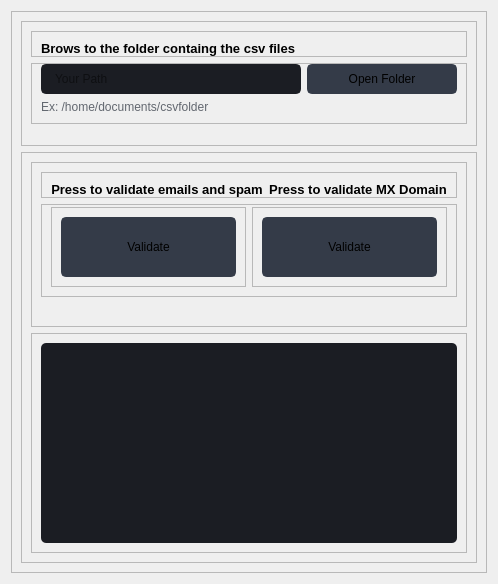
                  <widget class="QWidget" name="page6_EmailValidation">
                   <layout class="QVBoxLayout" name="verticalLayout_45">
                    <item>
                     <widget class="QFrame" name="frame_41">
                      <property name="frameShape">
                       <enum>QFrame::StyledPanel</enum>
                      </property>
                      <property name="frameShadow">
                       <enum>QFrame::Raised</enum>
                      </property>
                      <layout class="QVBoxLayout" name="verticalLayout_44">
                       <item>
                        <widget class="QFrame" name="frame_91">
                         <property name="frameShape">
                          <enum>QFrame::StyledPanel</enum>
                         </property>
                         <property name="frameShadow">
                          <enum>QFrame::Raised</enum>
                         </property>
                         <layout class="QVBoxLayout" name="verticalLayout_39">
                          <property name="bottomMargin">
                           <number>15</number>
                          </property>
                          <item>
                           <widget class="QFrame" name="frame_92">
                            <property name="frameShape">
                             <enum>QFrame::StyledPanel</enum>
                            </property>
                            <property name="frameShadow">
                             <enum>QFrame::Raised</enum>
                            </property>
                            <layout class="QHBoxLayout" name="horizontalLayout_46">
                             <property name="bottomMargin">
                              <number>0</number>
                             </property>
                             <item>
                              <widget class="QLabel" name="labelBoxBlenderInstalation_13">
                               <property name="font">
                                <font>
                                 <family>Segoe UI</family>
                                 <pointsize>10</pointsize>
                                 <weight>75</weight>
                                 <bold>true</bold>
                                </font>
                               </property>
                               <property name="styleSheet">
                                <string notr="true"/>
                               </property>
                               <property name="text">
                                <string>Brows to the folder containg the csv files </string>
                               </property>
                              </widget>
                             </item>
                            </layout>
                           </widget>
                          </item>
                          <item>
                           <widget class="QFrame" name="frame_93">
                            <property name="frameShape">
                             <enum>QFrame::StyledPanel</enum>
                            </property>
                            <property name="frameShadow">
                             <enum>QFrame::Raised</enum>
                            </property>
                            <layout class="QHBoxLayout" name="horizontalLayout_47">
                             <property name="topMargin">
                              <number>0</number>
                             </property>
                             <item>
                              <layout class="QGridLayout" name="gridLayout_10">
                               <property name="bottomMargin">
                                <number>0</number>
                               </property>
                               <item row="0" column="0">
                                <widget class="QLineEdit" name="LineEditPath_Page6">
                                 <property name="minimumSize">
                                  <size>
                                   <width>0</width>
                                   <height>30</height>
                                  </size>
                                 </property>
                                 <property name="styleSheet">
                                  <string notr="true">QLineEdit {
	background-color: rgb(27, 29, 35);
	border-radius: 5px;
	border: 2px solid rgb(27, 29, 35);
	padding-left: 10px;
}
QLineEdit:hover {
	border: 2px solid rgb(64, 71, 88);
}
QLineEdit:focus {
	border: 2px solid rgb(91, 101, 124);
}</string>
                                 </property>
                                 <property name="placeholderText">
                                  <string>Your Path</string>
                                 </property>
                                </widget>
                               </item>
                               <item row="0" column="1">
                                <widget class="QPushButton" name="BtnBrows_Page6_Validation">
                                 <property name="minimumSize">
                                  <size>
                                   <width>150</width>
                                   <height>30</height>
                                  </size>
                                 </property>
                                 <property name="font">
                                  <font>
                                   <family>Segoe UI</family>
                                   <pointsize>9</pointsize>
                                  </font>
                                 </property>
                                 <property name="styleSheet">
                                  <string notr="true">QPushButton {
	border: 2px solid rgb(52, 59, 72);
	border-radius: 5px;	
	background-color: rgb(52, 59, 72);
}
QPushButton:hover {
	background-color: rgb(57, 65, 80);
	border: 2px solid rgb(61, 70, 86);
}
QPushButton:pressed {	
	background-color: rgb(35, 40, 49);
	border: 2px solid rgb(43, 50, 61);
}</string>
                                 </property>
                                 <property name="text">
                                  <string>Open Folder</string>
                                 </property>
                                 <property name="icon">
                                  <iconset resource="files.qrc">
                                   <normaloff>:/16x16/icons/16x16/cil-folder-open.png</normaloff>:/16x16/icons/16x16/cil-folder-open.png</iconset>
                                 </property>
                                </widget>
                               </item>
                               <item row="1" column="0" colspan="2">
                                <widget class="QLabel" name="labelVersion_11">
                                 <property name="styleSheet">
                                  <string notr="true">color: rgb(98, 103, 111);</string>
                                 </property>
                                 <property name="lineWidth">
                                  <number>1</number>
                                 </property>
                                 <property name="text">
                                  <string>Ex: /home/documents/csvfolder</string>
                                 </property>
                                 <property name="alignment">
                                  <set>Qt::AlignLeading|Qt::AlignLeft|Qt::AlignVCenter</set>
                                 </property>
                                </widget>
                               </item>
                              </layout>
                             </item>
                            </layout>
                           </widget>
                          </item>
                          <item>
                           <widget class="QFrame" name="frame_94">
                            <property name="frameShape">
                             <enum>QFrame::StyledPanel</enum>
                            </property>
                            <property name="frameShadow">
                             <enum>QFrame::Raised</enum>
                            </property>
                           </widget>
                          </item>
                         </layout>
                        </widget>
                       </item>
                       <item>
                        <widget class="QFrame" name="frame_95">
                         <property name="frameShape">
                          <enum>QFrame::StyledPanel</enum>
                         </property>
                         <property name="frameShadow">
                          <enum>QFrame::Raised</enum>
                         </property>
                         <layout class="QVBoxLayout" name="verticalLayout_40">
                          <item>
                           <widget class="QFrame" name="frame_96">
                            <property name="frameShape">
                             <enum>QFrame::StyledPanel</enum>
                            </property>
                            <property name="frameShadow">
                             <enum>QFrame::Raised</enum>
                            </property>
                            <layout class="QVBoxLayout" name="verticalLayout_41">
                             <item>
                              <widget class="QFrame" name="frame_97">
                               <property name="frameShape">
                                <enum>QFrame::StyledPanel</enum>
                               </property>
                               <property name="frameShadow">
                                <enum>QFrame::Raised</enum>
                               </property>
                               <layout class="QHBoxLayout" name="horizontalLayout_48">
                                <property name="bottomMargin">
                                 <number>0</number>
                                </property>
                                <item>
                                 <widget class="QLabel" name="labelBoxBlenderInstalation_14">
                                  <property name="font">
                                   <font>
                                    <family>Segoe UI</family>
                                    <pointsize>10</pointsize>
                                    <weight>75</weight>
                                    <bold>true</bold>
                                   </font>
                                  </property>
                                  <property name="styleSheet">
                                   <string notr="true"/>
                                  </property>
                                  <property name="text">
                                   <string>Press to validate emails and spam</string>
                                  </property>
                                  <property name="alignment">
                                   <set>Qt::AlignCenter</set>
                                  </property>
                                 </widget>
                                </item>
                                <item>
                                 <widget class="QLabel" name="labelBoxBlenderInstalation_15">
                                  <property name="font">
                                   <font>
                                    <family>Segoe UI</family>
                                    <pointsize>10</pointsize>
                                    <weight>75</weight>
                                    <bold>true</bold>
                                   </font>
                                  </property>
                                  <property name="styleSheet">
                                   <string notr="true"/>
                                  </property>
                                  <property name="text">
                                   <string>Press to validate MX Domain</string>
                                  </property>
                                  <property name="alignment">
                                   <set>Qt::AlignCenter</set>
                                  </property>
                                 </widget>
                                </item>
                               </layout>
                              </widget>
                             </item>
                             <item>
                              <widget class="QFrame" name="frame_98">
                               <property name="frameShape">
                                <enum>QFrame::StyledPanel</enum>
                               </property>
                               <property name="frameShadow">
                                <enum>QFrame::Raised</enum>
                               </property>
                               <layout class="QHBoxLayout" name="horizontalLayout_49">
                                <property name="topMargin">
                                 <number>2</number>
                                </property>
                                <item>
                                 <widget class="QFrame" name="frame_99">
                                  <property name="frameShape">
                                   <enum>QFrame::StyledPanel</enum>
                                  </property>
                                  <property name="frameShadow">
                                   <enum>QFrame::Raised</enum>
                                  </property>
                                  <layout class="QHBoxLayout" name="horizontalLayout_50">
                                   <item>
                                    <widget class="QPushButton" name="BtnValidateEmailSpam_Page6">
                                     <property name="minimumSize">
                                      <size>
                                       <width>60</width>
                                       <height>60</height>
                                      </size>
                                     </property>
                                     <property name="font">
                                      <font>
                                       <family>Segoe UI</family>
                                       <pointsize>9</pointsize>
                                      </font>
                                     </property>
                                     <property name="layoutDirection">
                                      <enum>Qt::LeftToRight</enum>
                                     </property>
                                     <property name="autoFillBackground">
                                      <bool>false</bool>
                                     </property>
                                     <property name="styleSheet">
                                      <string notr="true">QPushButton {
	border: 2px solid rgb(52, 59, 72);
	border-radius: 5px;	
	background-color: rgb(52, 59, 72);
}
QPushButton:hover {
	background-color: rgb(57, 65, 80);
	border: 2px solid rgb(61, 70, 86);
}
QPushButton:pressed {	
	background-color: rgb(35, 40, 49);
	border: 2px solid rgb(43, 50, 61);
}</string>
                                     </property>
                                     <property name="text">
                                      <string>Validate</string>
                                     </property>
                                     <property name="icon">
                                      <iconset>
                                       <normaloff>icons/20x20/cil-paper-plane.png</normaloff>icons/20x20/cil-paper-plane.png</iconset>
                                     </property>
                                     <property name="checkable">
                                      <bool>false</bool>
                                     </property>
                                    </widget>
                                   </item>
                                  </layout>
                                 </widget>
                                </item>
                                <item>
                                 <widget class="QFrame" name="frame_100">
                                  <property name="frameShape">
                                   <enum>QFrame::StyledPanel</enum>
                                  </property>
                                  <property name="frameShadow">
                                   <enum>QFrame::Raised</enum>
                                  </property>
                                  <layout class="QVBoxLayout" name="verticalLayout_42">
                                   <item>
                                    <widget class="QPushButton" name="BtnValidateMxDomain_Page6">
                                     <property name="minimumSize">
                                      <size>
                                       <width>60</width>
                                       <height>60</height>
                                      </size>
                                     </property>
                                     <property name="font">
                                      <font>
                                       <family>Segoe UI</family>
                                       <pointsize>9</pointsize>
                                      </font>
                                     </property>
                                     <property name="layoutDirection">
                                      <enum>Qt::LeftToRight</enum>
                                     </property>
                                     <property name="autoFillBackground">
                                      <bool>false</bool>
                                     </property>
                                     <property name="styleSheet">
                                      <string notr="true">QPushButton {
	border: 2px solid rgb(52, 59, 72);
	border-radius: 5px;	
	background-color: rgb(52, 59, 72);
}
QPushButton:hover {
	background-color: rgb(57, 65, 80);
	border: 2px solid rgb(61, 70, 86);
}
QPushButton:pressed {	
	background-color: rgb(35, 40, 49);
	border: 2px solid rgb(43, 50, 61);
}</string>
                                     </property>
                                     <property name="text">
                                      <string>Validate</string>
                                     </property>
                                     <property name="icon">
                                      <iconset>
                                       <normaloff>icons/20x20/cil-paper-plane.png</normaloff>icons/20x20/cil-paper-plane.png</iconset>
                                     </property>
                                     <property name="checkable">
                                      <bool>false</bool>
                                     </property>
                                    </widget>
                                   </item>
                                  </layout>
                                 </widget>
                                </item>
                               </layout>
                              </widget>
                             </item>
                             <item>
                              <widget class="QLabel" name="LabelStatus_Page5_Geos_2">
                               <property name="styleSheet">
                                <string notr="true">color: rgb(98, 103, 111);</string>
                               </property>
                               <property name="lineWidth">
                                <number>1</number>
                               </property>
                               <property name="text">
                                <string/>
                               </property>
                               <property name="alignment">
                                <set>Qt::AlignCenter</set>
                               </property>
                              </widget>
                             </item>
                            </layout>
                           </widget>
                          </item>
                          <item>
                           <widget class="QFrame" name="frame_101">
                            <property name="frameShape">
                             <enum>QFrame::StyledPanel</enum>
                            </property>
                            <property name="frameShadow">
                             <enum>QFrame::Raised</enum>
                            </property>
                            <layout class="QVBoxLayout" name="verticalLayout_43">
                             <item>
                              <widget class="QPlainTextEdit" name="plainTextEdit_Page6">
                               <property name="minimumSize">
                                <size>
                                 <width>200</width>
                                 <height>200</height>
                                </size>
                               </property>
                               <property name="styleSheet">
                                <string notr="true">QPlainTextEdit {
	background-color: rgb(27, 29, 35);
	border-radius: 5px;
	padding: 10px;
}
QPlainTextEdit:hover {
	border: 2px solid rgb(64, 71, 88);
}
QPlainTextEdit:focus {
	border: 2px solid rgb(91, 101, 124);
}</string>
                               </property>
                              </widget>
                             </item>
                            </layout>
                           </widget>
                          </item>
                         </layout>
                        </widget>
                       </item>
                      </layout>
                     </widget>
                    </item>
                   </layout>
                  </widget>
